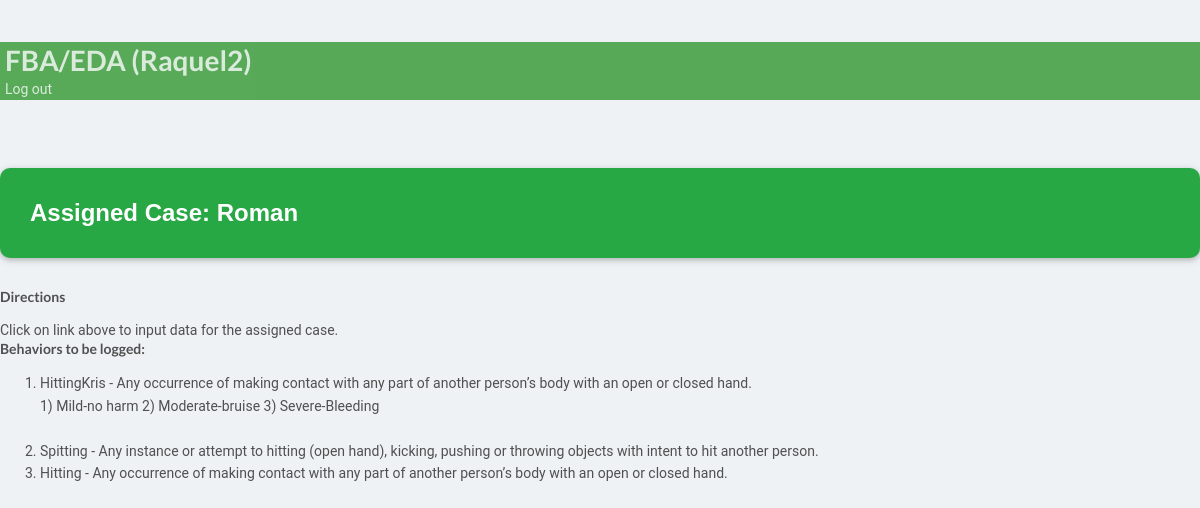
Page /data_entry_dashboard (signed in) on the committed database.
### bip/models.py (models this page shows, shortened)
class CustomUser(AbstractUser):
    bio = models.CharField(max_length=20, blank=True, null=True, verbose_name='Occupation')

class Student(models.Model):
        studentname= models.CharField(max_length=30,verbose_name= 'Name', null=True, blank=True)
        slug = models.SlugField(max_length=150,null=False,unique=False,blank=False,
        verbose_name=("Unique Identifier"),
        help_text=(
            "*Unique Identification allows another to use FBO form if provided by you only"
        ),
    )
        user_student = models.ForeignKey(CustomUser, on_delete=models.CASCADE,  default=None,related_name="postts")
        def __str__(self):
          return str(self.studentname)

class Behavior(models.Model):
        behaviorincident = models.CharField(max_length=30,verbose_name= 'Behavior')
        behavior_definition = models.CharField(null=True, blank=True, max_length=1000,verbose_name= 'Behavior Definition')
        intensity_definition = models.TextField(max_length=1000, null=True, blank=True,verbose_name= 'Define Intensity for 1(Mild), 2(Moderate), 3(Severe)')
        student= models.ForeignKey(Student,on_delete=models.CASCADE)
        user = models.ForeignKey(CustomUser, on_delete=models.CASCADE,  default=None)

### bip/views.py (the view)
# urls.py: path('data_entry_dashboard', views.data_entry_dashboard_view,name='data_entry_dashboard'),
@login_required(login_url='data_entry_login')
@user_passes_test(is_data_entry)
def data_entry_dashboard_view(request):
    data_entry =models.DataEntry.objects.get(user_id=request.user.id)
    case_manager=models.CaseManager.objects.get(slug=data_entry.assignedCaseManagerSlug)
    assigned_student =models.Student.objects.get(slug=data_entry.assignedStudentSlug)
    unique_behaviors = assigned_student.behavior_set.values('behaviorincident', 'behavior_definition','intensity_definition').distinct()
    mydict={
    'data_entry':data_entry,
    'unique_behaviors':unique_behaviors,
    'case_manager':case_manager,
    'case_manager_name':case_manager.get_name,
    'assigned_student':assigned_student,
    }
    return render(request,'account/data_entry_dashboard.html',context=mydict)

### bip/context_processors.py (called while the page is built)
def user_context(request):
    user = get_user(request)
    return {'user': user}

### bip/models.py (called while the page is built)
    @property
    def get_name(self):
        return self.user.first_name+" "+self.user.last_name

### bip/templatetags/custom_filters.py (called while the page is built)
@register.filter(name='is_case_manager')
def is_case_manager(user):
    return user.groups.filter(name='CASE MANAGER').exists()

### bip/views.py (called while the page is built)
def is_data_entry(user):
    return user.groups.filter(name='DATA ENTRY').exists()

### bip/templates/account/data_entry_dashboard.html (shortened to what this page needs)
{% extends 'partials/base.html' %}
{% block content %}
  <br>
  <br>
<br>
<div class="container mt-4">
  <div class="container">
    <div class="row justify-content-center">
      <div class="col-md-8">
        <a href="{% url 'bip:data_entry_input' pk=assigned_student.id %}">
          <div class="market-update-block clr-block-2-green">
            <div class="market-update-left">
              <h3>Assigned Case: {{ assigned_student }}</h3>
            </div>
          </div>
        </a>
      </div>
    </div>
  <div class="instruction-card card mb-4">
      <div class="card-body">
          <h5 class="card-title">Directions</h5>
          <p class="card-text">
            Click on link above to input data for the assigned case.
          </p>
      </div>
  </div>
  <div class="steps-card card mb-4">
    <div class="card-body">
        <h5 class="card-title">Behaviors to be logged:</h5>
        <ol class="steps-list">
          {% for behavior in unique_behaviors %}
          <li>{{ behavior.behaviorincident }} - {{ behavior.behavior_definition }}
            {% if behavior.intensity_definition %}
            <br> {{ behavior.intensity_definition }}</li> <br>
            {% endif %}
      {% endfor %}
        </ol>
    </div>
</div>
</div>
{% endblock %}

### bip/templates/partials/nav.html (shortened to what this page needs)
{% load custom_filters %}
  <nav class="navbar navbar-dark ">
          <div class="navbar navbar-expand-lg">
                    {% if user.is_authenticated  %}
                    <div class="navbar-new">
                    <h1 class="logo"> <a class="colorwhite" href="">FBA/EDA ({{ user.username }})</a></h1>
          </div>
              <a class='colorwhite' class="nav-item nav-link" href="{% url 'bip:logout' %}"  >Log out</a>
          </div>
        {% endif %}
</nav>

### staticfiles/static_cdn/static_root/css/style.css (style rules this page uses)
body { background: white }
.navbar { opacity: 0.8; transition: 0.5s; background-color: #393 !important; color: #393; opacity: 0.8; transition: 0.5s; }
.navbar .colorwhite { color: white; ; text-decoration: none; padding: 5px; }
body { padding-top: 3rem; padding-bottom: 3rem; color: rgb(var(--bs-tertiary-color-rgb)); }

### bip/templates/account/data_entry_dashboard.html (style rules this page uses)
body { font-family: 'Roboto', sans-serif; background-color: #eef2f4; color: #505050; line-height: 1.6; }
.market-update-block { padding: 30px; margin-bottom: 30px; box-shadow: 0 2px 5px 0 rgba(0, 0, 0, 0.16), 0 2px 10px 0 rgba(0, 0, 0, 0.12); transition: 0.5s all; -webkit-transition: 0.5s all; -moz-transition: 0.5s all; -o-transition: 0.5s all; border-radius: 10px; color: #fff; }
.clr-block-2-green { background: #28a745; }
.market-update-left h3 { font-size: 24px; font-family: 'Carrois Gothic', sans-serif; margin: 0; }

### rows in the picture
CustomUser: username "Raquel2"
Student: studentname "Roman"
Behavior: behaviorincident "HittingKris", behavior_definition "Any occurrence of making contact with any part of another person’s body with an open or closed hand.", intensity_definition "1) Mild-no harm 2) Moderate-bruise 3) Severe-Bleeding"
Behavior: behaviorincident "Spitting", behavior_definition "Any instance or attempt to hitting (open hand), kicking, pushing or throwing objects with intent to hit another person."
Behavior: behaviorincident "Hitting", behavior_definition "Any occurrence of making contact with any part of another person’s body with an open or closed hand."
